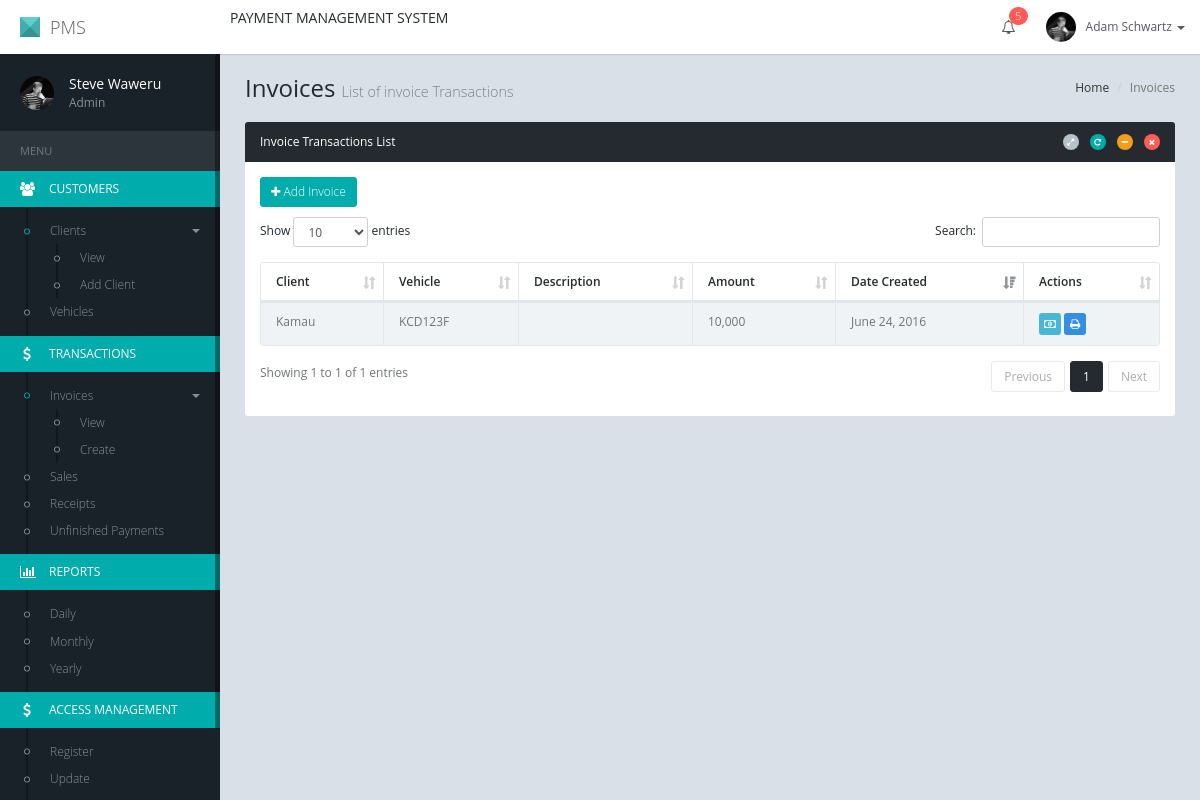
/transactions/invoices/, run on an earlier commit of the app's database.
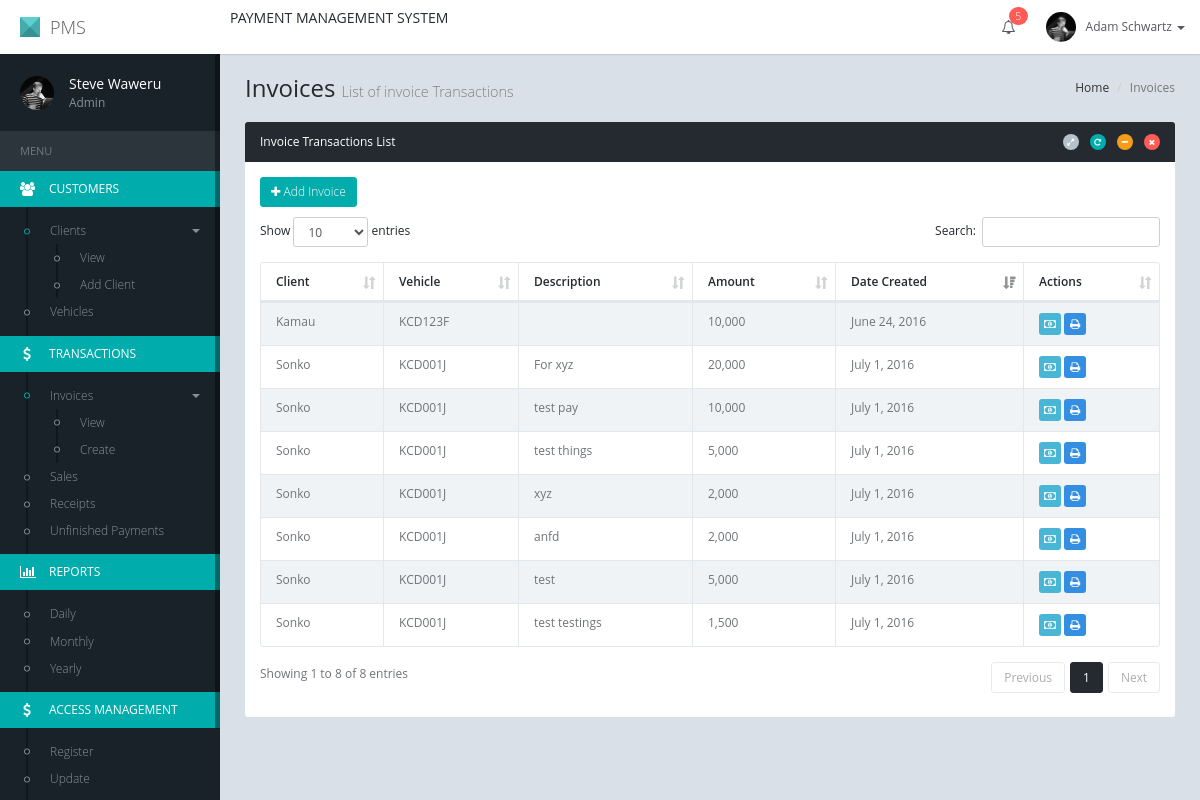
And on a later commit of the database.
### dashboard/models.py (models this page shows, shortened)
class Invoice(models.Model):
    vehicle = models.ForeignKey(Vehicle)
    amount = models.IntegerField(blank=False, null=False)
    description = models.CharField(max_length=100, blank=True, null=True)
    timestamp = models.DateTimeField(auto_now_add=True, auto_now=False)
    updated = models.DateTimeField(auto_now_add=False, auto_now=True)

class Vehicle(models.Model):
    customer = models.ForeignKey(Customer)
    vehicle_make = models.CharField(max_length=20)
    vehicle_type = models.CharField(max_length=20, blank=True, null=True)
    vehicle_registration_number = models.CharField(max_length=20, blank=False, null=False, unique=True)
    vehicle_chasis_number = models.CharField(max_length=20, blank=True, null=True)
    installation_date = models.DateField()
    expiry_date = models.DateField()
    timestamp = models.DateTimeField(auto_now_add=True, auto_now=False)
    updated = models.DateTimeField(auto_now_add=False, auto_now=True)

class Customer(models.Model):
    name = models.CharField(max_length=20, blank=False, null=False)
    email = models.EmailField(blank=True, null=True, unique=True)
    phone_number = models.CharField(max_length=20, blank=True, null=True)
    account = models.OneToOneField(Account)
    timestamp = models.DateTimeField(auto_now_add=True, auto_now=False)
    updated = models.DateTimeField(auto_now_add=False, auto_now=True)

### dashboard/views.py (the view)
# urls.py: url(r'^transactions/invoices/$', views.invoices, name='invoices'),
def invoices(request):
    invoices = Invoice.objects.all()
    return render(request, 'dashboard/invoices.html', {'invoices': invoices})

### dashboard/templates/dashboard/invoices.html (shortened to what this page needs)
{% extends 'paymentsys/base.html' %}
{% load staticfiles %}
{% load humanize %}
{% block style %}
    <link href="{% static 'plugins/DataTables/media/css/dataTables.bootstrap.min.css' %}" rel="stylesheet"/>
    <link href="{% static 'plugins/DataTables/extensions/Buttons/css/buttons.bootstrap.min.css' %}" rel="stylesheet"/>
    <link href="{% static 'plugins/DataTables/extensions/Responsive/css/responsive.bootstrap.min.css' %}"
          rel="stylesheet"/>
{% endblock %}
{% block content %}
    <div id="content" class="content">
        <ol class="breadcrumb pull-right">
            <li><a href="javascript:;">Home</a></li>
            <li class="active">Invoices</li>
        </ol>
        <h1 class="page-header">Invoices
            <small>List of invoice Transactions</small>
        </h1>
        <div class="row">
            <div class="col-md-12">
                <div class="panel panel-inverse">
                    <div class="panel-heading">
                        <div class="panel-heading-btn">
                            <a href="javascript:;" class="btn btn-xs btn-icon btn-circle btn-default"
                               data-click="panel-expand"><i class="fa fa-expand"></i></a>
                            <a href="javascript:;" class="btn btn-xs btn-icon btn-circle btn-success"
                               data-click="panel-reload"><i class="fa fa-repeat"></i></a>
                            <a href="javascript:;" class="btn btn-xs btn-icon btn-circle btn-warning"
                               data-click="panel-collapse"><i class="fa fa-minus"></i></a>
                            <a href="javascript:;" class="btn btn-xs btn-icon btn-circle btn-danger"
                               data-click="panel-remove"><i class="fa fa-times"></i></a>
                        </div>
                        <h4 class="panel-title">Invoice Transactions List</h4>
                    </div>
                    <div class="panel-body">
                    <div class="m-b-10">
                        <a href="{% url 'add-invoice' %}" class="btn btn-success btn-sm"><i class="fa fa-plus"></i> Add Invoice</a>
                    </div>
                        <table id="data-table" class="table table-striped table-bordered">
                            <thead>
                            <tr>
                                <th>Client</th>
                                <th>Vehicle</th>
                                <th>Description</th>
                                <th>Amount</th>
                                <th>Date Created</th>
                                <th>Actions</th>
                            </tr>
                            </thead>
                            <tbody>
                            {% for invoice in invoices %}
                                <tr class="odd gradeX">
                                    <td>{{ invoice.vehicle.customer.name|title }}</td>
                                    <td>{{ invoice.vehicle.vehicle_registration_number }}</td>
                                    <td>{{ invoice.description }}</td>
                                    <td>{{ invoice.amount|intcomma}}</td>
                                    <td>{{ invoice.updated | date}}</td>
                                    <td>
                                        <a class="btn btn-info btn-sm btn-icon" href="{% url 'pay-invoice' invoice.id %}"><i class="fa fa-money"></i></a>
                                        <a class="btn btn-primary btn-sm btn-icon" href=""><i class="fa fa-print"></i></a>
                                    </td>
                                </tr>
                            {% endfor %}
                            </tbody>
                        </table>
                    </div>
                </div>
            </div>
        </div>
    </div>
{% endblock %}

### templates/paymentsys/base.html (shortened to what this page needs)
{% load staticfiles %}
{% load staticfiles %}
<!DOCTYPE html>
<html lang="en">
<head>
	<link href="{% static 'plugins/jquery-ui/themes/base/minified/jquery-ui.min.css' %}" rel="stylesheet" />
	<link href="{% static 'plugins/bootstrap/css/bootstrap.min.css' %}" rel="stylesheet" />
	<link href="{% static 'plugins/font-awesome/css/font-awesome.min.css' %}" rel="stylesheet" />
	<link href="{% static 'css/animate.min.css' %}" rel="stylesheet" />
	<link href="{% static 'css/style.min.css' %}" rel="stylesheet" />
	<link href="{% static 'css/style-responsive.min.css' %}" rel="stylesheet" />
	<link href="{% static 'css/theme/default.css' %}" rel="stylesheet" id="theme" />
    {% block style %}
    {% endblock %}
</head>
<body>
	<div id="page-container" class="fade page-sidebar-fixed page-header-fixed">
		<div id="header" class="header navbar navbar-default navbar-fixed-top">
			<div class="container-fluid">
				<div class="navbar-header">
					<a href="{% url 'home' %}" class="navbar-brand"><span class="navbar-logo"></span> PMS</a>
				</div>
                <div class="navbar-header">
                    <h5>PAYMENT MANAGEMENT SYSTEM</h5>
				</div>
				<ul class="nav navbar-nav navbar-right">
					<li class="dropdown">
						<a href="javascript:;" data-toggle="dropdown" class="dropdown-toggle f-s-14">
							<i class="fa fa-bell-o"></i>
							<span class="label">5</span>
						</a>
					</li>
					<li class="dropdown navbar-user">
						<a href="javascript:;" class="dropdown-toggle" data-toggle="dropdown">
							<img src="{% static 'img/user-13.jpg' %}" alt="" />
							<span class="hidden-xs">Adam Schwartz</span> <b class="caret"></b>
						</a>
					</li>
				</ul>
			</div>
		</div>
		<div id="sidebar" class="sidebar">
			<div data-scrollbar="true" data-height="100%">
				<ul class="nav">
					<li class="nav-profile">
						<div class="image">
							<a href="javascript:;"><img src="{% static 'img/user-13.jpg' %}" alt="" /></a>
						</div>
						<div class="info">
							Steve Waweru
							<small>Admin</small>
						</div>
					</li>
				</ul>
				<ul class="nav">
					<li class="nav-header">MENU</li>
					<li class="has-sub active">
						<a href="{% url 'home' %}">
						    <i class="fa fa-users"></i>
						    <span>CUSTOMERS</span>
					    </a>
						<ul class="sub-menu">
                            <li class="has-sub active">
                                <a href="{% url 'home' %}">
                                    <b class="caret pull-right"></b>
                                    Clients
                                </a>
                                <ul class="sub-menu">
                                    <li><a href="{% url 'home' %}">View</a></li>
                                    <li><a href="{% url 'add-customer' %}">Add Client</a></li>
                                </ul>
                            </li>
                            <li><a href="{% url 'vehicles' %}">Vehicles</a></li>
						</ul>
					</li>
                    <li class="has-sub active">
						<a href="{% url 'payments' %}">
						    <i class="fa fa-dollar"></i>
						    <span>TRANSACTIONS</span>
					    </a>
						<ul class="sub-menu">
                            <li class="has-sub active">
                                <a href="{% url 'invoices' %}">
                                    <b class="caret pull-right"></b>
                                    Invoices
                                </a>
                                <ul class="sub-menu">
                                    <li><a href="{% url 'invoices' %}">View</a></li>
                                    <li><a href="{% url 'add-invoice' %}">Create</a></li>
                                </ul>
                            </li>
                            <li><a href="{% url 'payments' %}">Sales</a></li>
						    <li><a href="">Receipts</a></li>
                            <li><a href="">Unfinished Payments</a></li>
						</ul>
					</li>
                    <li class="has-sub active">
						<a href="">
						    <i class="fa fa-bar-chart"></i>
						    <span>REPORTS</span>
					    </a>
						<ul class="sub-menu">
						    <li><a href="">Daily</a></li>
						    <li><a href="">Monthly</a></li>
                            <li><a href="">Yearly</a></li>
						</ul>
					</li>
                    <li class="has-sub active">
						<a href="">
						    <i class="fa fa-dollar"></i>
						    <span>ACCESS MANAGEMENT</span>
					    </a>
						<ul class="sub-menu">
                            <li><a href="">Register</a></li>
                            <li><a href="">Update</a></li>
						    <li><a href="">Delete</a></li>
						</ul>
					</li>
				</ul>
			</div>
		</div>
        {% block content %}
        {% endblock content %}
	</div>
</body>
</html>

### static/css/theme/default.css (style rules this page uses)
.navbar-logo, .coming-soon .brand .logo, .login .login-header .brand .logo { border-color: #4DCACA #31A3A3 #1D8888; }
.navbar.navbar-inverse .navbar-brand, .sidebar .nav > li.active > a, .sidebar .nav > li.active > a:focus, .sidebar .nav > li.active > a:hover, .page-sidebar-minified .sidebar .nav > li.has-sub.active:focus > a, .page-sidebar-minified .sidebar .nav > li.has-sub.active:hover > a, .page-sidebar-minified .sidebar .nav > li.has-sub.active > a, .label.label-theme, .btn.btn-scroll-to-top { background: #00acac; }
.text-theme, .sidebar .sub-menu > li.active > a:before { color: #00acac; }

What changed in the data, as far as the page shows it:
added Invoice: vehicle.customer.name "Sonko", vehicle.vehicle_registration_number "KCD001J", description "For xyz", amount "20,000", updated "July 1, 2016"
added Invoice: vehicle.customer.name "Sonko", vehicle.vehicle_registration_number "KCD001J", description "test pay", amount "10,000", updated "July 1, 2016"
added Invoice: vehicle.customer.name "Sonko", vehicle.vehicle_registration_number "KCD001J", description "test things", amount "5,000", updated "July 1, 2016"
added Invoice: vehicle.customer.name "Sonko", vehicle.vehicle_registration_number "KCD001J", description "xyz", amount "2,000", updated "July 1, 2016"
added Invoice: vehicle.customer.name "Sonko", vehicle.vehicle_registration_number "KCD001J", description "anfd", amount "2,000", updated "July 1, 2016"
added Invoice: vehicle.customer.name "Sonko", vehicle.vehicle_registration_number "KCD001J", description "test", amount "5,000", updated "July 1, 2016"
added Invoice: vehicle.customer.name "Sonko", vehicle.vehicle_registration_number "KCD001J", description "test testings", amount "1,500", updated "July 1, 2016"
Also different on the page:
text written by a page script: "Show entries Search: Showing 1 to 1 of 1 entries Previous 1 Next" → "Show entries Search: Showing 1 to 8 of 8 entries Previous 1 Next"
